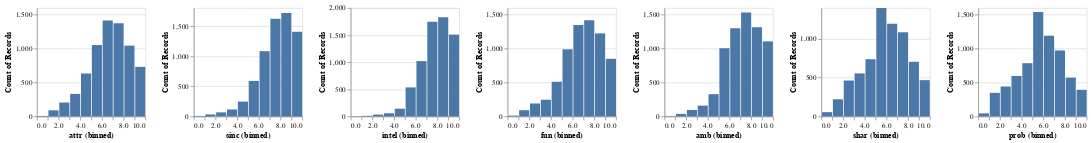

The notebook cell saved with this chart:
### Markdown cell above
### Exploratory data analysis

### Code cell
alt.Chart(df).mark_bar().encode(
    alt.X(alt.repeat("column"), type="quantitative", bin=True),
    y='count()',
).properties(
    width=150,
    height=150
).repeat(
    column=features
)

### Figure 1 — Vega-Lite specification as saved in the notebook (floating-point values rounded to 4 significant figures; data arrays with more than 128 entries replaced by an {"elided": "..."} marker saying what was removed)
{"config": {"view": {"continuousWidth": 400, "continuousHeight": 300}}, "repeat": {"column": ["attr", "sinc", "intel", "fun", "amb", "shar", "prob"]}, "spec": {"data": {"name": "data-c1a34142b9ea38819bbfdf28949f428c"}, "mark": "bar", "encoding": {"x": {"bin": true, "field": {"repeat": "column"}, "type": "quantitative"}, "y": {"aggregate": "count", "type": "quantitative"}}, "height": 150, "width": 150}, "$schema": "https://vega.github.io/schema/vega-lite/v4.17.0.json", "datasets": {"data-c1a34142b9ea38819bbfdf28949f428c": {"elided": "6885 records"}}}
